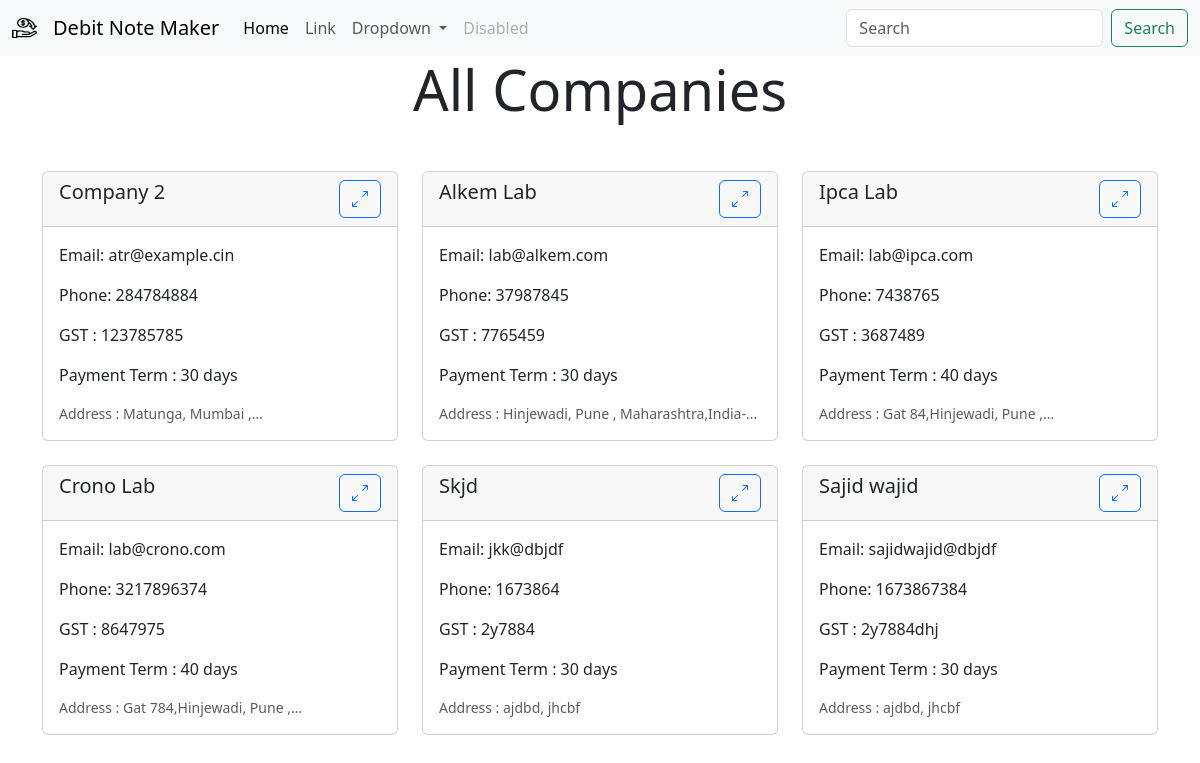
The page / on the database its author committed.
### db/models/company.py (models this page shows)
class Company(Base):
    __tablename__ = "companies"
    id = Column(Integer, primary_key=True, index=True)
    name = Column(String, unique=False, index=False, nullable=False)
    gst_number = Column(String, unique=True, index=True, nullable=False)
    email =  Column(String, nullable=True)
    phone_number = Column(String, nullable=True)
    payment_term_days = Column(Integer, nullable=False, default=30)
    address = Column(String, nullable=True)
    created_at = Column(DateTime, default=datetime.now)
    bills = relationship("Bill", back_populates="company", cascade="all, delete-orphan")

### app/v1/company.py (the view)
@router.get("/")
def home(request: Request, db=Depends(get_db)):
    companies =company_api.get_all_companies(db=db)
    context = {"request": request,"companies":companies}
    return templates.TemplateResponse("company/home.html",context)

### template/company/home.html (shortened to what this page needs)
{% extends "base.html" %}
{% block content %}
<div class="container center">
  <h1 class="display-4 text-center mb-5">All Companies</h1>
  <div class="row justify-content-center">
    {% for company in companies %}
    {% include 'company/company_card.html' %}
    {% endfor %}
  </div>
</div>
{% endblock %}

### template/company/company_card.html
<div class="col-sm-4 mb-4">
    <div class="card">
       <div class="card-header">
        <h5 class="card-text">{{ company.name }}
            <a href="party/{{company.id}}" class="float-end btn btn-outline-primary">
                <i class="bi bi-arrows-angle-expand"></i>
            </a>
        </h5>
       </div>
        <div class="card-body d-flex flex-column">
            <p class="card-text">Email: {{ company.email}}</p>
            <p class="card-text">Phone: {{ company.phone_number}}</p>
            <p class="card-text">GST : {{ company.gst_number }}</p>
            <p class="card-text">Payment Term : {{ company.payment_term_days}} days</p>
            {% if company.address %}
            <small class="card-text text-muted limit-text">Address : {{ company.address}}</small>
            {% endif %}
    </div>
        </div>
</div>

### template/company/home.html (style rules this page uses)
.limit-text { overflow: hidden; text-overflow: ellipsis; display: -webkit-box; -webkit-line-clamp: 1; line-clamp: 1; -webkit-box-orient: vertical; }

### rows shown on the page
Company: name "Company 2", email "atr@example.cin", phone_number "284784884", gst_number "123785785", payment_term_days "30", address "Matunga, Mumbai…"
Company: name "Alkem Lab", email "lab@alkem.com", phone_number "37987845", gst_number "7765459", payment_term_days "30", address "Hinjewadi, Pune…"
Company: name "Ipca Lab", email "lab@ipca.com", phone_number "7438765", gst_number "3687489", payment_term_days "40", address "Gat 84,Hinjewadi, Pune…"
Company: name "Crono Lab", email "lab@crono.com", phone_number "3217896374", gst_number "8647975", payment_term_days "40", address "Gat 784,Hinjewadi, Pune…"
Company: name "Skjd", email "jkk@dbjdf", phone_number "1673864", gst_number "2y7884", payment_term_days "30", address "ajdbd, jhcbf"
Company: name "Sajid wajid", email "sajidwajid@dbjdf", phone_number "1673867384", gst_number "2y7884dhj", payment_term_days "30", address "ajdbd, jhcbf"
